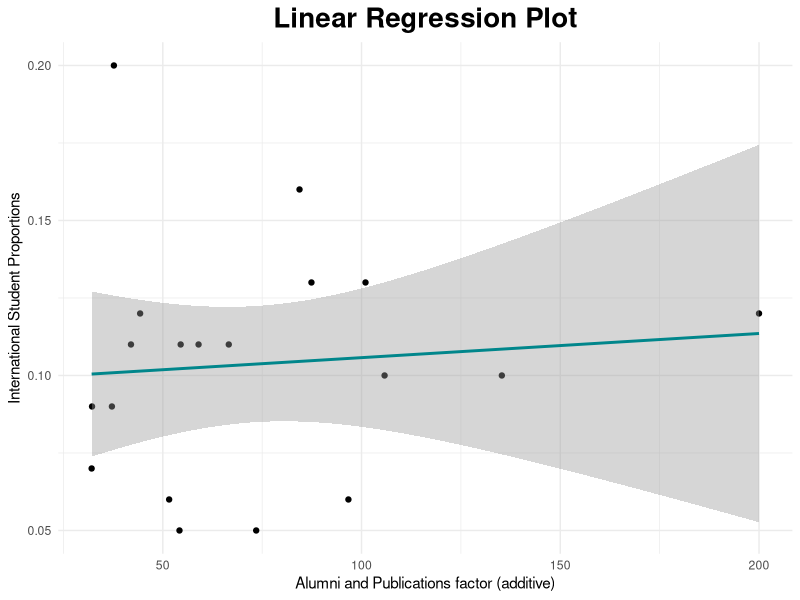
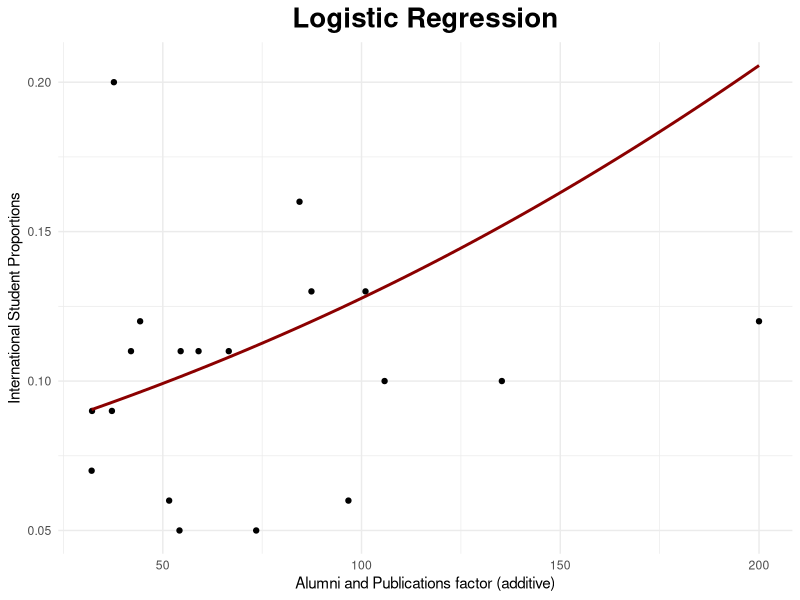
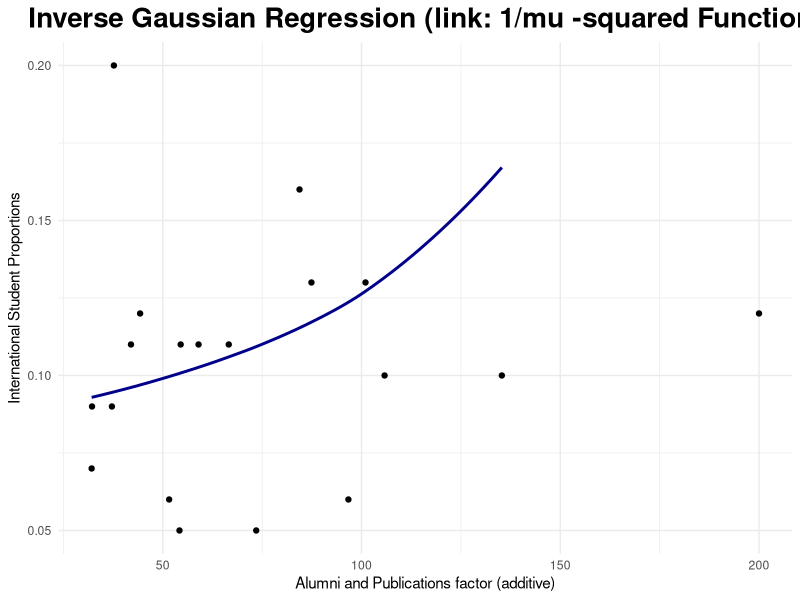
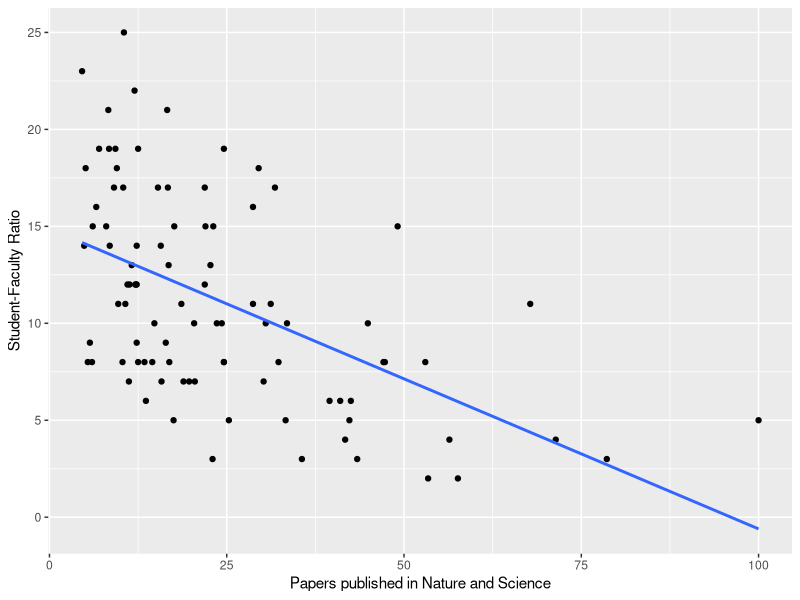
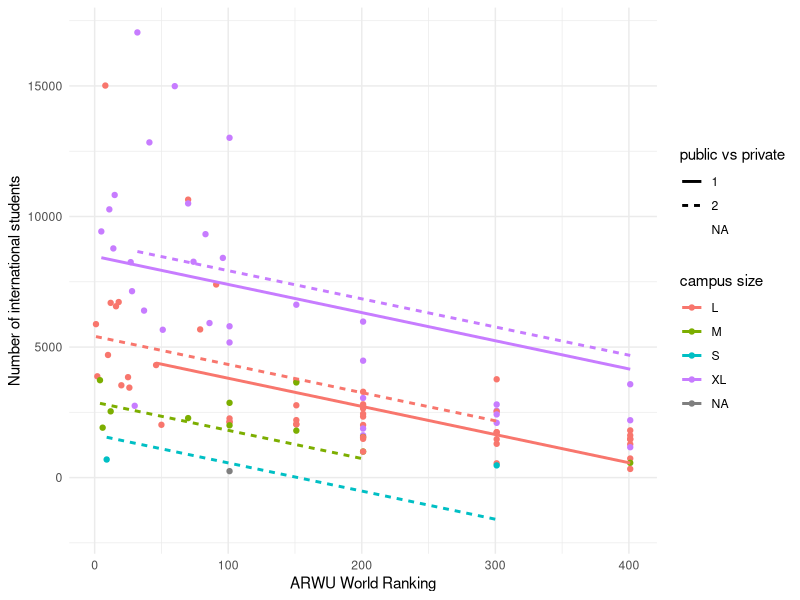

Write the R code that produced these figures, in order.
## ---- chunk 1
library(tidyverse)
library(modelr)
library(caTools)

#Import Data
cleaned_data <- read.csv(file = "full_data_leftjoinCarnegie_clean2.csv")
processed_data1 <- na.omit(data.frame(y = cleaned_data$international_students_natlib, x= cleaned_data$alumni_arwu + cleaned_data$pub_arwu) )
split <- sample.split(processed_data1, SplitRatio = 0.7)
dt = sort(sample(nrow(processed_data1), nrow(processed_data1)*.7))
train<-processed_data1[dt,]
test<-processed_data1[-dt,]

#Comparing different model 
linear_model <- lm(y~x, data=train)
summary(linear_model)
ggplot(test,aes(x, y)) +
  geom_point() +
  geom_smooth(method="lm", se=TRUE, color="turquoise4") +
  theme_minimal() +
  labs(x="Alumni and Publications factor (additive)", y="International Student Proportions", title="Linear Regression Plot") +
  theme(plot.title = element_text(hjust=0.5, size=20, face="bold"))
g_model1 <- glm(y~x, data=train, family = binomial()) #Logistic 1
g_model2 <- glm(y~x, data=train, family = quasibinomial()) #Logistic 2
g_model3 <- glm(y~x, data=train, family = gaussian()) # Identity
g_model4 <- glm(y~x, data=train, family = poisson()) #log
g_model5 <- glm(y~x, data=train, family = inverse.gaussian()) #1/mu^2
g_model6 <- glm(y~x, data=train, family = Gamma()) #Inverse
summary(g_model1)
summary(g_model2)
summary(g_model3)
summary(g_model4)
summary(g_model5)
summary(g_model6)
y_predict1 <- data.frame(x = test$x, y =predict(g_model1, test, type = "response"))
y_predict2 <- data.frame(x = test$x, y =predict(g_model2, test, type = "response"))
y_predict3 <- data.frame(x = test$x, y =predict(g_model3, test, type = "response"))
y_predict4 <- data.frame(x = test$x, y =predict(g_model4, test, type = "response"))
y_predict5 <- data.frame(x = test$x, y =predict(g_model5, test, type = "response"))
y_predict6 <- data.frame(x = test$x, y =predict(g_model6, test, type = "response"))
#Plotting graphs
g1<- ggplot(test, aes(x, y)) + geom_point() + geom_smooth(data = y_predict1,  se=FALSE, color="red4", alpha = 0.1)+
  theme_minimal() +
  labs(x="Alumni and Publications factor (additive)", y="International Student Proportions", title="Logistic Regression") +
  theme(plot.title = element_text(hjust=0.5, size=20, face="bold"))
g2<- ggplot(test, aes(x, y)) + geom_point() + geom_smooth(data = y_predict2,  se=FALSE, color="orange4", alpha = 0.1)+
  theme_minimal() +
  labs(x="Alumni and Publications factor (additive)", y="International Student Proportions", title="Quasipolynomial Regression") +
  theme(plot.title = element_text(hjust=0.5, size=20, face="bold"))
g3<- ggplot(test, aes(x, y)) + geom_point() + geom_smooth(data = y_predict3,  se=FALSE, color="yellow4", alpha = 0.1)+
  theme_minimal() +
  labs(x="Alumni and Publications factor (additive)", y="International Student Proportions", title="Gaussian Regression (link: Identity Function) ") +
  theme(plot.title = element_text(hjust=0.5, size=20, face="bold"))
g4<- ggplot(test, aes(x, y)) + geom_point() + geom_smooth(data = y_predict4,  se=FALSE, color="green4", alpha = 0.1)+
  theme_minimal() +
  labs(x="Alumni and Publications factor (additive)", y="International Student Proportions", title="Poisson Regression (link: Log Function)") +
  theme(plot.title = element_text(hjust=0.5, size=20, face="bold"))
g5<- ggplot(test, aes(x, y)) + geom_point() + geom_smooth(data = y_predict5,  se=FALSE, color="blue4", alpha = 0.1)+
  theme_minimal() +
  labs(x="Alumni and Publications factor (additive)", y="International Student Proportions", title="Inverse Gaussian Regression (link: 1/mu -squared Function)") +
  theme(plot.title = element_text(hjust=0.5, size=20, face="bold"))
g6<- ggplot(test, aes(x, y)) + geom_point() +  geom_smooth(data = y_predict6,  se=FALSE, color="purple4", alpha = 0.1)+
  theme_minimal() +
  labs(x="Alumni and Publications factor (additive)", y="International Student Proportions", title="Gamma Regression (link: Inverse Function)") +
  theme(plot.title = element_text(hjust=0.5, size=20, face="bold"))
g1
g5

## ---- chunk 2
# Read in data and some basic cleaning
data_cleaned <- read.csv("full_data_leftjoinCarnegie_clean2.csv")
y = data_cleaned$international_students_natlib
x1 = data_cleaned$n_s_arwu
x2 = data_cleaned$stu_facl_ratio_qs
#linear regression
linearRegression = lm(x1~x2)
summary(linearRegression)
#Plotting
data_cleaned %>% ggplot(aes(x = n_s_arwu, y= stu_facl_ratio_qs)) +
  geom_point()+
  geom_smooth(method = "lm",se = FALSE) +
  labs(x = "Papers published in Nature and Science",
       y = "Student-Faculty Ratio")
## ---- chunk 3

# Read in data and some basic cleaning
fulldata <- read_csv("full_data_leftjoinCarnegie_clean2.csv")
fulldata <- fulldata %>% 
  mutate(type1_all = ifelse(type1_all==3, 2, type1_all)) %>% 
  mutate(type1_all=factor(type1_all))
## multivariate linear regression
mod <- lm(international_students_max ~ 
            tuition_kaggle+
            world_rank_arwu+
            size_qs+
            type1_all, 
          data = fulldata)
summary(mod)
## Plotting
fulldata %>%
  mutate(tuition_kaggle = mean(tuition_kaggle, na.rm = TRUE)) %>% 
  add_predictions(mod) %>% 
  ggplot(aes(x=world_rank_arwu)) +
  geom_point(aes(y = international_students_max,
                 color=size_qs))+
  geom_line(aes(y = pred, 
                color=size_qs, 
                linetype = type1_all), 
            size = 1)+
  labs(
       x="ARWU World Ranking",
       y="Number of international students",
       color="campus size",
       linetype = "public vs private")+
  theme_minimal()
  
